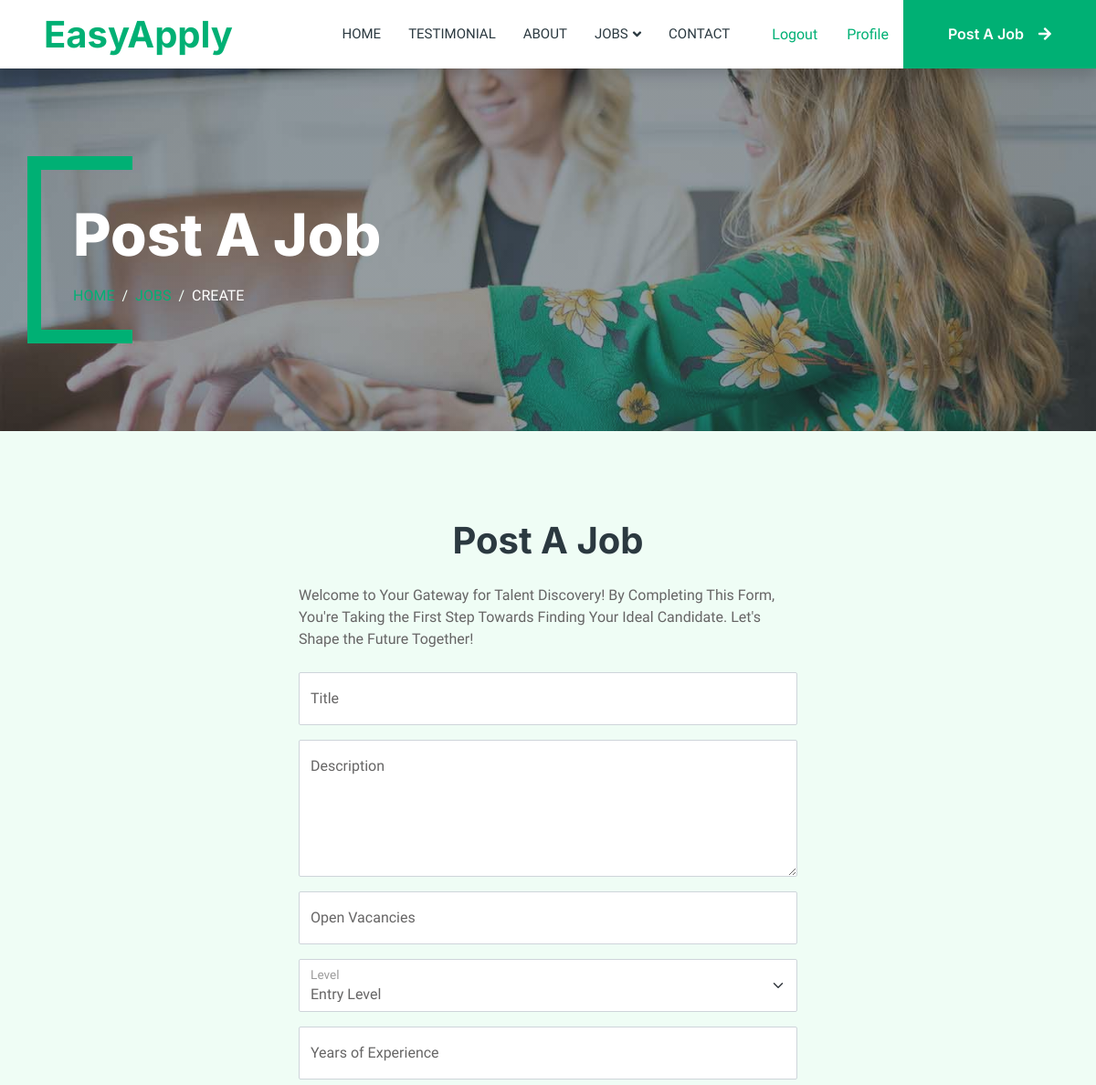
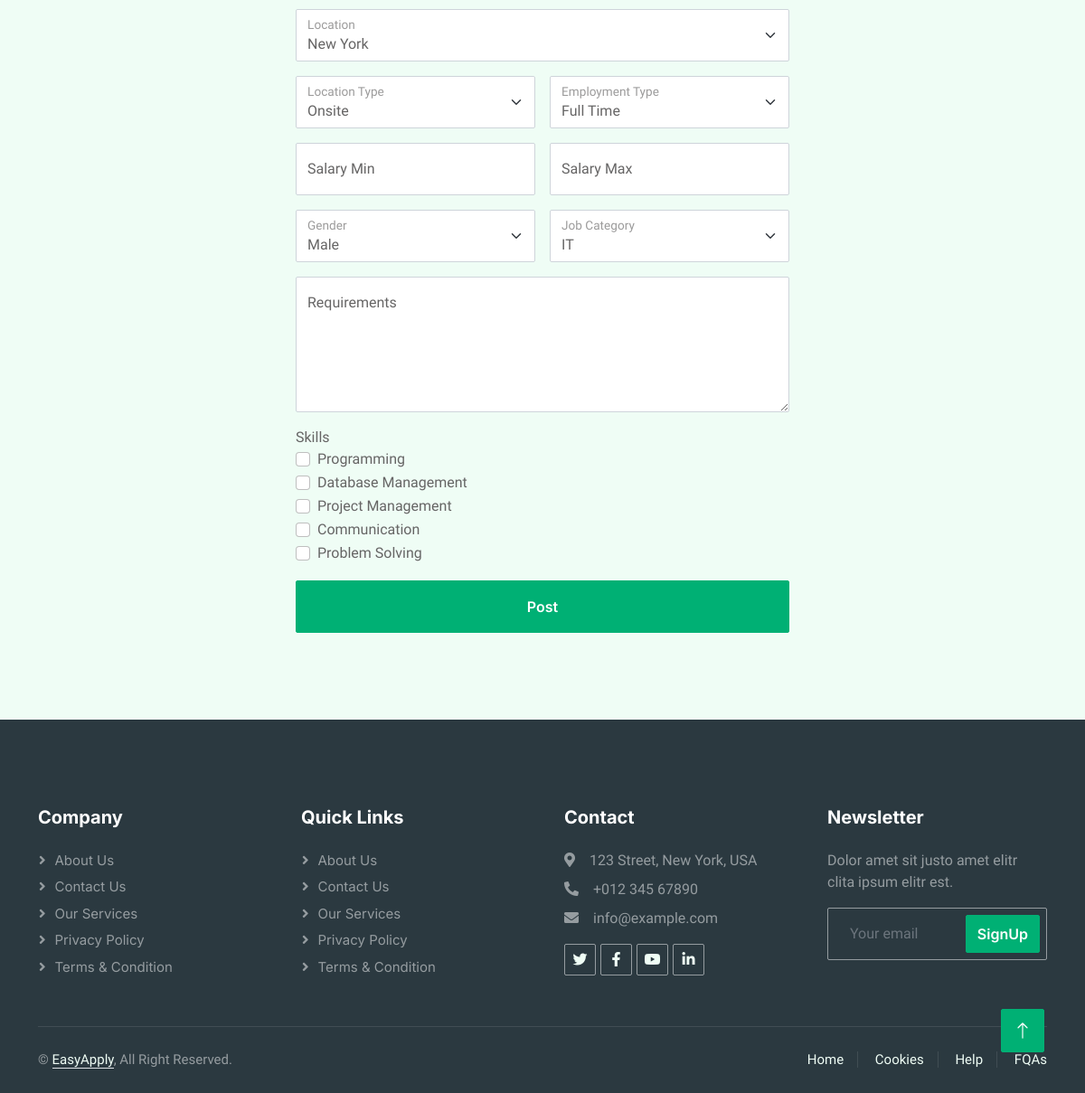
Page /jobs/create (signed in) on the committed database (2 pictures, top to bottom).
### tables this page shows
CREATE TABLE skills (
    id BIGINT UNSIGNED AUTO_INCREMENT PRIMARY KEY,
    name VARCHAR(100) NOT NULL,
    created_at TIMESTAMP DEFAULT now(),
    updated_at TIMESTAMP DEFAULT now() on update now()
);

### App/Controllers/JobController.php (called while the page is built, shortened)
<?php
class JobController
{
    protected $categories;
    protected $countries;
    protected $cities;
    protected $skills;
    public function __construct()
    {
        $config = require basePath('config/db.php');
        $this->db = new Database($config);
        $this->categories = $this->db->query('select id, name from categories')->fetchAll(PDO::FETCH_ASSOC);
        $this->countries = $this->db->query('select id, name from countries')->fetchAll(PDO::FETCH_ASSOC);
        $this->cities = $this->db->query('select a.id as country_id, b.id as city_id, a.name as country_name, b.name as city_name from countries a join cities b on a.id = b.country_id')->fetchAll(PDO::FETCH_ASSOC);
        $this->skills = $this->db->query('select id, name from skills')->fetchAll(PDO::FETCH_ASSOC);
    }
    public function create()
    {
        view('jobs/create', [
            'categories' => $this->categories,
            'countries' => $this->countries,
            'cities' => $this->cities,
            'skills' => $this->skills
        ]);
    }
}

### public/index.php (called while the page is built, shortened)
<?php
require '../helpers.php';
$router = new Router();
$uri = parse_url($_SERVER['REQUEST_URI'], PHP_URL_PATH);
$router->route($uri);

### Framework/Database.php (called while the page is built, shortened)
<?php
class Database
{
    public $connection;
    public function __construct($config)
    {
        $dsn = "mysql:host={$config['host']};port={$config['port']};dbname={$config['dbname']}";
        try {
            $this->connection = new PDO($dsn, $config["username"], $config["password"]);
        } catch (PDOException $error) {
            throw new Exception("Database connetion failed: {$error->getMessage()}");
        }
    }
    public function query($query, $params = [])
    {
        try {
            $stmt = $this->connection->prepare($query);
            $stmt->execute($params);
            return $stmt;
        } catch (PDOException $error) {
            throw new Exception("Query failed to execute: {$error->getMessage()}");
        }
    }
}

### config/db.php (called while the page is built)
<?php
return [
    'host' => 'localhost',
    'port' => 3306,
    'dbname' => 'easy_apply',
    'username' => 'root',
    'password' => 'root',
];

### App/views/jobs/create.view.php (the view, shortened to what this page needs)
<div class="py-5 bg-dark page-header mb-5">
    <div class="container my-5 pt-5 pb-4">
        <h1 class="display-3 text-white mb-3 animated slideInDown">Post A Job</h1>
        <nav aria-label="breadcrumb">
            <ol class="breadcrumb text-uppercase">
                <li class="breadcrumb-item"><a href="/">Home</a></li>
                <li class="breadcrumb-item"><a href="/jobs">Jobs</a></li>
                <li class="breadcrumb-item text-white active" aria-current="page">Create</li>
            </ol>
        </nav>
    </div>
</div>
<div class="py-5">
    <div class="container">
        <h1 class="text-center mb-5 wow fadeInUp" data-wow-delay="0.1s">Post A Job</h1>
        <div class="row g-4">
            <div class="w-50 m-auto">
                <div class="wow fadeInUp" data-wow-delay="0.5s">
                    <p class="mb-4">
                        Welcome to Your Gateway for Talent Discovery! By Completing This Form, You're Taking the First
                        Step Towards Finding Your Ideal Candidate. Let's Shape the Future Together!
                    </p>
                    <form method="POST" action="/jobs">
                        <div class="row g-3">
                            <div class="col-12">
                                <div class="form-floating">
                                    <input type="text" class="form-control" id="title" placeholder="Title" name="title"
                                        value="<?= $oldJobData['title'] ?? '' ?>">
                                    <label for="title">Title</label>
                                </div>
                            </div>
                            <div class="col-12">
                                <div class="form-floating">
                                    <textarea class="form-control" placeholder="Desription" id="description"
                                        style="height: 150px"
                                        name="description"><?= $oldJobData['description'] ?? '' ?></textarea>
                                    <label for="description">Description</label>
                                </div>
                            </div>
                            <div class="col-12">
                                <div class="form-floating">
                                    <input type="number" class="form-control" id="vacancies" placeholder="vacancies"
                                        name="vacancies" value="<?= $oldJobData['vacancies'] ?? '' ?>">
                                    <label for="vacancies">Open Vacancies</label>
                                </div>
                            </div>
                            <div class="col-12">
                                <div class="form-floating">
                                    <select class="form-select" id="level" name="level">
                                        <option value="Entry Level" <?= isset($oldJobData['level']) && $oldJobData['level'] === 'Entry Level' ? 'selected' : '' ?>>
                                            Entry Level
                                        </option>
                                    </select>
                                    <label for="level">Level</label>
                                </div>
                            </div>
                            <div class="col-12">
                                <div class="form-floating">
                                    <input type="number" class="form-control" id="exp_years" placeholder="exp_years"
                                        name="exp_years" value="<?= $oldJobData['exp_years'] ?? '' ?>">
                                    <label for="exp_years">Years of Experience</label>
                                </div>
                            </div>
                            <div class="col-12">
                                <div class="form-floating">
                                    <select class="form-select" name="city_id" id="city">
                                        <?php foreach ($countries as $country): ?>
                                            <optgroup label="<?= $country['name'] ?>">
                                                <?php foreach ($cities as $city): ?>
                                                    <?php if ($city["country_id"] === $country['id']): ?>
                                                        <option value="<?= $city['city_id'] ?>" <?= isset($oldJobData['city_id']) && (int) $oldJobData['city_id'] === $city['city_id'] ? 'selected' : '' ?>>
                                                            <?= $city['city_name'] ?>
                                                        </option>
                                                    <?php endif; ?>
                                                <?php endforeach; ?>
                                            </optgroup>
                                        <?php endforeach; ?>
                                    </select>
                                    <label for="city">Location</label>
                                </div>
                            </div>
                            <div class="col-md-6">
                                <div class="form-floating">
                                    <select class="form-select" id="location_type" name="location_type">
                                        <option value="Onsite" <?= isset($oldJobData['location_type']) && $oldJobData['location_type'] === 'Onsite' ? 'selected' : '' ?>>
                                            Onsite
                                        </option>
                                    </select>
                                    <label for="location_type">Location Type</label>
                                </div>
                            </div>
                            <div class="col-md-6">
                                <div class="form-floating">
                                    <select class="form-select" id="emp_type" name="emp_type">
                                        <option value="Full Time" <?= isset($oldJobData['emp_type']) && $oldJobData['emp_type'] === 'Full Time' ? 'selected' : '' ?>>
                                            Full Time
                                        </option>
                                    </select>
                                    <label for="emp_type">Employment Type</label>
                                </div>
                            </div>
                            <div class="col-md-6">
                                <div class="form-floating">
                                    <input type="number" class="form-control" id="salary_min"
                                        placeholder="Salary Minimum" name="salary_min"
                                        value="<?= $oldJobData['salary_min'] ?? '' ?>">
                                    <label for="salary_min">Salary Min</label>
                                </div>
                            </div>
                            <div class="col-md-6">
                                <div class="form-floating">
                                    <input type="number" class="form-control" id="salary_max"
                                        placeholder="Salary Maximum" name="salary_max"
                                        value="<?= $oldJobData['salary_max'] ?? '' ?>">
                                    <label for="salary_max">Salary Max</label>
                                </div>
                            </div>
                            <div class="col-md-6">
                                <div class="form-floating">
                                    <select class="form-select" id="gender" name="gender">
                                        <option value="Male" <?= isset($oldJobData['gender']) && $oldJobData['gender'] === 'Male' ? 'selected' : '' ?>>
                                            Male
                                        </option>
                                    </select>
                                    <label for="gender">Gender</label>
                                </div>
                            </div>
                            <div class="col-md-6">
                                <div class="form-floating">
                                    <select class="form-select" id="category" name="category_id">
                                        <?php foreach ($categories as $category): ?>
                                            <option value="<?= $category['id'] ?>" <?= isset($oldJobData['category_id']) && (int) $oldJobData['category_id'] === $category['id'] ? 'selected' : '' ?>>
                                                <?= $category['name'] ?>
                                            </option>
                                        <?php endforeach; ?>
                                    </select>
                                    <label for="category">Job Category</label>
                                </div>
                            </div>
                            <div class="col-12">
                                <div class="form-floating">
                                    <textarea class="form-control" placeholder="Requirements" id="requirements"
                                        style="height: 150px"
                                        name="requirements"><?= $oldJobData['requirements'] ?? '' ?></textarea>
                                    <label for="requirements">Requirements</label>
                                </div>
                            </div>
                            <div class="col-12">
                                <label for="">Skills</label>
                                <?php foreach ($skills as $skill): ?>
                                    <div class="form-check">
                                        <input class="form-check-input" type="checkbox" value="<?= $skill['id'] ?>"
                                            id="<?= $skill['id'] ?>" name="skills[]" <?= isset($oldJobData['skills']) && in_array($skill['id'], $oldJobData['skills']) ? 'checked' : '' ?>>
                                        <label class="form-check-label" for="<?= $skill['id'] ?>">
                                            <?= $skill['name'] ?>
                                        </label>
                                    </div>
                                <?php endforeach; ?>
                            </div>
                            <div class="col-12">
                                <button class="btn btn-primary w-100 py-3" type="submit">Post</button>
                            </div>
                        </div>
                    </form>
                </div>
            </div>
        </div>
    </div>
</div>

### Framework/Router.php (shortened to what this page needs)
<?php
class Router
{
    protected $routes = [];
    public function registerRoute($method, $uri, $action)
    {
        list($controller, $controllerMethod) = explode('@', $action);
        $this->routes[] = [
            'method' => $method,
            'uri' => $uri,
            'controller' => $controller,
            'controllerMethod' => $controllerMethod,
        ];
    }
    public function route($uri)
    {
        $requestMethod = $_SERVER['REQUEST_METHOD'];
        foreach ($this->routes as $route) {
            if ($route['uri'] === $uri && $route['method'] === $requestMethod) {
                $controllerMethod = $route['controllerMethod'];
                $controllerInstance = new $controller();
                $controllerInstance->$controllerMethod();
                return;
            }
        }
    }
}

### public/css/style.css (style rules this page uses)
:root { --primary: #00b074; --secondary: #2b9bff; --light: #effdf5; --dark: #2b3940; }
.btn { font-family: "Inter", sans-serif; font-weight: 600; transition: 0.5s; }
.btn.btn-primary, .btn.btn-secondary { color: #ffffff; }
.header-carousel .container, .page-header .container { position: relative; padding: 45px 0 45px 35px; border-left: 15px solid var(--primary); }
.header-carousel .container::before, .header-carousel .container::after, .page-header .container::before, .page-header .container::after { position: absolute; content: ""; top: 0; left: 0; width: 100px; height: 15px; background: var(--primary); }
.header-carousel .container::after, .page-header .container::after { top: 100%; margin-top: -15px; }
.page-header { background: linear-gradient(rgba(43, 57, 64, 0.5), rgba(43, 57, 64, 0.5)), url(../img/carousel-1.jpg) center center no-repeat; background-size: cover; }
.breadcrumb-item + .breadcrumb-item::before { color: var(--light); }

### rows in the picture
skills: name "Programming"
skills: name "Database Management"
skills: name "Project Management"
skills: name "Communication"
skills: name "Problem Solving"

### other values in the picture
form field city_id "New York"
form field category_id "IT"
